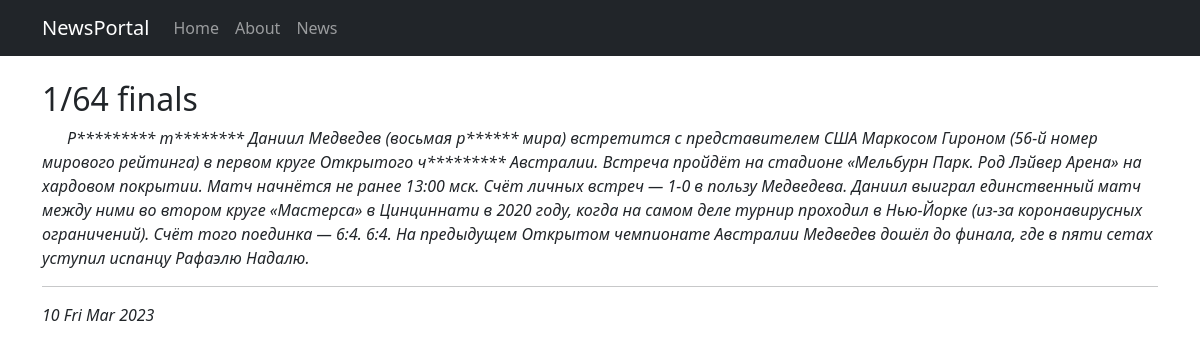
Page /news/1 on the earlier database version.
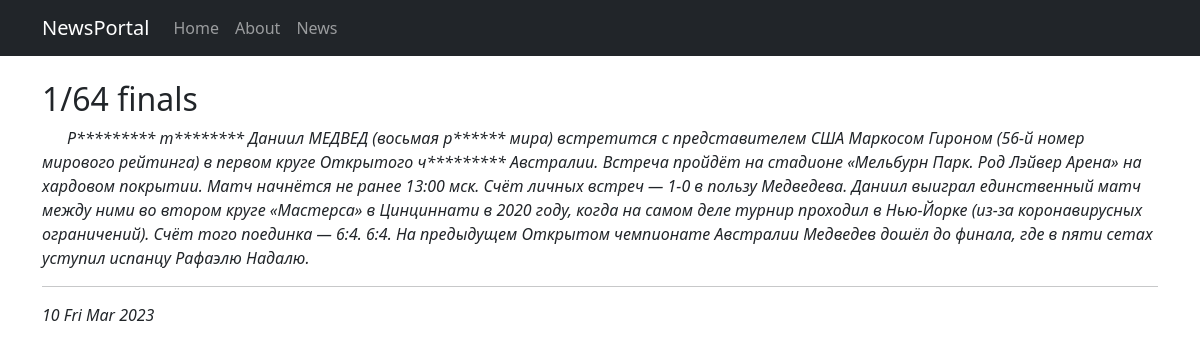
Same page on the later database version.
### news/models.py (models this page shows, shortened)
class Post(models.Model):
    objects = None
    article = 'art'
    news = 'news'
    PUBLICATION = [
        (article, 'Статья'),
        (news, 'Новость'),
    ]
    postAuthor = models.ForeignKey(Author, on_delete=models.CASCADE)
    categoryType = models.CharField(max_length=4, choices=PUBLICATION, default=news)
    title = models.CharField(max_length=255)
    time_in_Post = models.DateTimeField(auto_now_add=True)
    time_out = models.DateTimeField(null=True)
    postCategory = models.ManyToManyField(Category, through='PostCategory')
    text = models.TextField()
    rating = models.IntegerField(default=0)

### news/views.py (the view)
# urls.py: path('<int:pk>', PostDetail.as_view(), name='post_detail'),
class PostDetail(DetailView):
    model = Post
    template_name = 'flatpages/post.html'
    context_object_name = 'post'

### news/templatetags/custom_filters.py (called while the page is built)
@register.filter()
def censor(text):
    bad_words = ('теннисист', 'ракетка', 'чемпионата', 'usd', 'российский')
    if type(text) == str:
        for word in text.split():
            if word.lower() in bad_words:
                text = text.replace(word, f"{word[0]}{'*' * (len(word) - 1)}")
    else:
        raise ValueError('Данные не являются строкой')
    return text

### templates/flatpages/post.html (shortened to what this page needs)
{% extends 'flatpages/default.html' %}
{% load custom_filters %}
{% block content %}
<br>
<h2 style="text-align: left;">{{post.title}}</h2>
<p style="text-align: left; text-indent: 25px;"><em>{{post.text| censor}}<br/></em></p><hr>
<p style="text-align: left;"><em>{{post.time_out|date:'d D M Y'}}</em></p>
{% endblock content %}

Differences in the rows shown:
changed Post "1/64 finals": text|censor "Р********* т******** Даниил Медведев (восьмая р****** мира) встретится…" → "Р********* т******** Даниил МЕДВЕД (восьмая р****** мира) встретится…"
